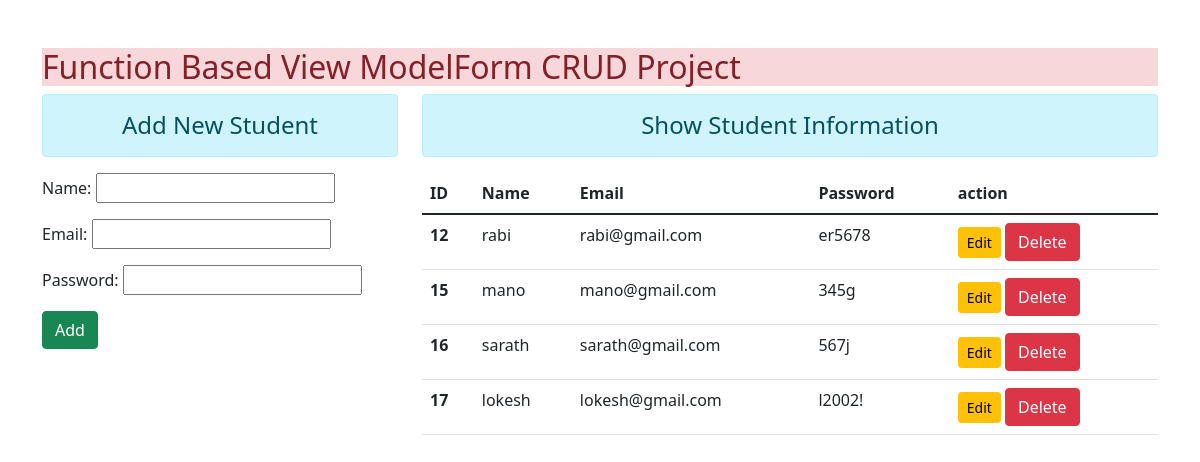
The page / on the database its author committed.
### enroll/models.py (models this page shows)
class user(models.Model):
 name = models.CharField(max_length=70)
 email = models.EmailField(max_length=100)
 password = models.CharField(max_length=100)

### enroll/views.py (the view)
# urls.py: path('', views.add_show, name="addandshow"),
def add_show(request):
 if request.method == 'POST':
  fm = StudentRegistration(request.POST)
  if fm.is_valid():
   nm = fm.cleaned_data['name']
   em = fm.cleaned_data['email']
   pw = fm.cleaned_data['password']
   reg = user(name=nm, email=em, password=pw)
   reg.save()
   fm = StudentRegistration()
 else:
  fm = StudentRegistration()
  stud = user.objects.all()
 return render(request, 'enroll/addandshow.html', {'form':fm, 'stu':stud})

### enroll/forms.py
class StudentRegistration(forms.ModelForm):
 class Meta:
  model = user
  fields = ['name', 'email', 'password']
  Widgets = {
   'name': forms.TextInput(attrs={'class':'form-control'}),
   'email': forms.EmailInput(attrs={'class':'form-control'}),
   'password': forms.PasswordInput(render_value=True, attrs={'class':'form-control'}),
  }

### enroll/templates/enroll/addandshow.html (shortened to what this page needs)
{% extends 'enroll/base.html' %}
{% block content %}
<div class="row">
 <div class="col-sm-4">
  <h4 class="text-center alert alert-info">Add New Student</h4>
  <form action="" method="POST">
   {{form.as_p}}
   <input type="submit" class="btn btn-success" value="Add">
  </form>
 </div>
 <div class="col-sm-8">
  <h4 class="text-center alert alert-info">Show Student Information</h4>
  {% if stu %}
   <table class="table table-hover">
     <thead>
       <tr>
         <th scope="col">ID</th>
         <th scope="col">Name</th>
         <th scope="col">Email</th>
         <th scope="col">Password</th>
         <th scope="col">action</th>
       </tr>
     </thead>
     <tbody>
      {% for st in stu %}
       <tr>
         <th scope="row">{{st.id}}</th>
         <td>{{st.name}}</td>
         <td>{{st.email}}</td>
         <td>{{st.password}}</td>
         <td>
         <a href="{% url 'updatedata' st.id %}" class="btn btn-warning btn-sm">Edit</a>
         <form action="{% url 'deletedata' st.id %}" method="post" class="d-inline"> {% csrf_token %}
          <input type="submit" class="btn btn-danger" value="Delete">
         </form>
         </td>
       </tr>
      {% endfor %}
     </tbody>
   </table>
  {% else %}
   <h4 class="text-center alert alert-warning">No Records</h4>
  {% endif %}
 </div>
</div>
{% endblock content %}

### enroll/templates/enroll/base.html (shortened to what this page needs)
<!DOCTYPE html>
{%load static%}
<html lang="en">
<head>
    <link href="https://cdn.jsdelivr.net/npm/bootstrap@5.1.3/dist/css/bootstrap.css" rel="stylesheet">
    <link rel="stylesheet" href="{% static 'enroll/css/bootstrap.css' %}">
</head>
<body>
 <div class="container mt-5">
  <h2 class="text center-alert alert-danger">Function Based View ModelForm CRUD Project</h2>
  {% block content %} {% endblock content %}
 </div>
</body>
</html>

### rows shown on the page
user: id "12", name "rabi", email "rabi@gmail.com", password "er5678"
user: id "15", name "mano", email "mano@gmail.com", password "345g"
user: id "16", name "sarath", email "sarath@gmail.com", password "567j"
user: id "17", name "lokesh", email "lokesh@gmail.com", password "l2002!"
